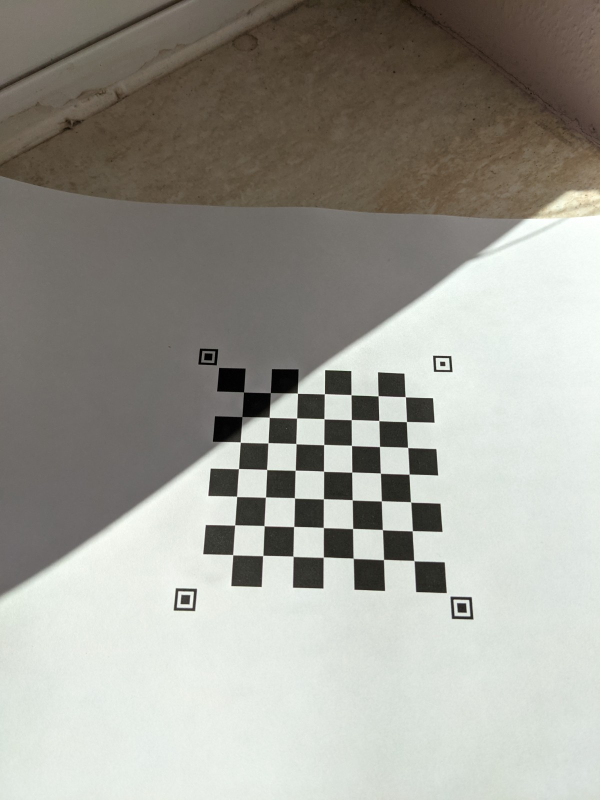
#> input picture tests/test_image_processing/resources/fotos/valid_dark_corner.jpg, 1200 x 1600 px, found by its file name (shown at 1/2 size)
$ python image_processing.py
#> lines starting #> are read from the running program, lines starting #| are printed output that depends on the picture; after the words box and inside, x2 and y2 are one past the last pixel; in counts of white or black regions, pixels touching at a corner belong together
from typing import Optional, Tuple

import cv2
import numpy as np
from functools import partial


def standardize_position(frame: np.ndarray, target_img_w_h: Tuple[int, int] = (500, 500),
                         padding: int = 5, debug: str = '') \
        -> Tuple[Optional[np.ndarray], Optional[np.ndarray], Optional[np.ndarray]]:
    """Transform the input frame in a way that maps the board fields to standard locations

    This tries to detect the positioning markers in the frame. In case the expected pattern of markers is not found,
    returns `None`. If the positioning markers are detected, returns a frame in which the board fields appear in
    the always same location, in the always same orientation.

    Args:
        frame: The input image
        target_img_w_h: A tuple of the width and height of the processed image in pixels
        padding: The number of pixels along the processed image's border that the position markers are padded inwards
        debug: (optional) A string denoting which debug modes should be activated (separated by '+').
            Supported modes are: 'histogram', 'binarization', 'contours' and 'print' (so e.g. 'histogram+contours'
            would also be accepted). Default: ''.

    Returns:
        proc_frame: The transformed image in case of successful position detection or `None` in case of no success.
        source_coords: The alignment coordinates in the original image or `None` in case of no success.
        target_coords: The alignment coordinates in the processed image or `None` in case of no success.
    """
    debug_modes = debug.split('+')

    # Image preprocessing
    # -------------------
    # Convert to grayscale
    proc_frame = cv2.cvtColor(frame, cv2.COLOR_BGR2GRAY)

    # [13 lines of commented-out code are left out]
    proc_frame = cv2.bilateralFilter(proc_frame, 5, 25, 20)

    if debug:
        preproc_frame = proc_frame.copy()  # save for later reference in debugging

    # ---- Binarization (we want an image that only contains full black or white)
    # adaptive binarization thresholding, using pixel neighborhood for threshold calculation
    proc_frame = binarize_adaptive(proc_frame)

    # [5 lines of commented-out code are left out]

    if debug:
        bin_frame = proc_frame.copy()  # save for later reference in debugging

    # ---- Find the position markers
    markers_found = True
    # find contours of black shapes in the preprocessed image
    # first, invert image (findContours() returns contours of white objects on black background)
    proc_frame = 255 - proc_frame
    # find the hierarchy of nested contours
    contours, hierarchy = cv2.findContours(proc_frame, mode=cv2.RETR_TREE, method=cv2.CHAIN_APPROX_SIMPLE)
    # harmonize the output format - in case of no contours, `hierarchy` is `None`. For further processing,
    # we make sure it is an empty list
    if hierarchy is None:
        hierarchy = []
    else:
        # if there are contours found, the hierarchy list is nested in an outside list, that we squeeze away here
        hierarchy = hierarchy[0]

    # analyze the found contours and try to identify the position markers
    # 1. the position markers have exactly 2 child contours on 2 levels with no siblings
    matches_marker_hierarchy = [has_marker_hierarchy(h, hierarchy=hierarchy) for h in hierarchy]
    marker_indices = np.where(matches_marker_hierarchy)[0]
    if len(marker_indices) < 4:
        markers_found = False
        if 'print' in debug_modes:
            print('Too few marker hierarchies found')
        if not debug:
            return None, None, None

    # 2. the marker contours should be approximate quadrilaterals
    approxes = [cv2.approxPolyDP(contours[i], cv2.arcLength(contours[i], True) * 0.05, True) for i in marker_indices]
    corner_nums = np.array(list(map(len, approxes)))
    corner_number_match_indices = np.where(corner_nums == 4)[0]  # just keep the shapes with four vertices
    # apply the four-vertex-mask to the marker indices and the approximate polygons
    marker_indices = marker_indices[corner_number_match_indices]
    approxes = [approxes[i] for i in corner_number_match_indices]
    if len(marker_indices) < 4:
        markers_found = False
        if 'print' in debug_modes:
            print('Number of vertices not satisfied')
        if not debug:
            return None, None, None

    # 3. the shape defined by all position markers has to be convex from any perspective
    marker_centroids = np.array([np.mean(app.squeeze(), axis=0).astype(np.int32) for app in approxes])
    if len(marker_centroids) > 0:
        convex_hull_indices = cv2.convexHull(marker_centroids, clockwise=True, returnPoints=False).reshape((-1))
    else:
        convex_hull_indices = np.array([])

    if len(convex_hull_indices) != len(marker_indices):
        markers_found = False
        if 'print' in debug_modes:
            print('Shape is not convex.')
        if not debug:
            return None, None, None

    if 'print' in debug_modes:
        print(f'{len(marker_indices)} position marker candidates found', flush=True)

    # if the number of found position markers is not right, we can abort
    if len(marker_indices) != 4:
        markers_found = False
        if not debug:
            return None, None, None

    marker_contours = [contours[i] for i in marker_indices]
    other_contours = [contours[i] for i in range(len(contours)) if i not in marker_indices]

    # ---- Transform the frame into standard form
    source_coords, target_coords = None, None
    if markers_found:
        # find the top left marker due to its smaller inner square
        # Note: It would be more stable against extreme perspective distortions to do this step
        # after a first transformation
        # without sorting, for fairer size comparison (close vs. far objects).
        # Maybe implement by rotation after transformation.
        innermost_contours = [contours[hierarchy[hierarchy[i][2]][2]] for i in marker_indices]
        innermost_peris = [cv2.arcLength(c, True) for c in innermost_contours]
        topleft_index = np.argmin(innermost_peris)
        try:
            hull_topleft = np.argwhere(convex_hull_indices == topleft_index).squeeze()

        except:
            pass

        # Note: Instead of the centroids, it should be more stable to use e.g. the outermost vertices of each marker
        # find the centroid of all markers, as a reference for vertex distance measurement
        board_centroid = np.mean(marker_centroids, axis=0)
        outer_vertices = np.array([vertices[np.argmax(distance(vertices, board_centroid))] for vertices in approxes])
        # inner_hull = cv2.convexHull(outer_vertices, clockwise=True, returnPoints=True).squeeze()

        # source_coords = np.array([marker_centroids[convex_hull_indices[i % 4]]
        #                           for i in range(hull_topleft, hull_topleft + 4)]).astype(np.float32)
        # source_coords = inner_hull.astype(np.float32)
        source_coords = np.array([outer_vertices[convex_hull_indices[i % 4]]
                                  for i in range(hull_topleft, hull_topleft + 4)]).astype(np.float32)
        target_coords = get_target_coords(target_img_w_h, padding)
        proc_frame = transform_quadrilateral(frame, source_coords, target_coords)

    # drawing for optional debugging
    draw_frame = frame
    if 'histogram' in debug_modes:
        draw_frame = cv2.cvtColor(preproc_frame, cv2.COLOR_GRAY2BGR)
        proc_frame = draw_histogram(preproc_frame, draw_frame)

    if 'binarization' in debug_modes:
        draw_frame = cv2.cvtColor(bin_frame, cv2.COLOR_GRAY2BGR)
        proc_frame = draw_frame

    if 'contours' in debug_modes:
        # draw the detected contours on the frame for inspection
        proc_frame = cv2.drawContours(draw_frame, other_contours, -1, (0, 255, 0), 2)
        proc_frame = cv2.drawContours(proc_frame, marker_contours, -1, (255, 0, 0), 2)

    return proc_frame, source_coords, target_coords


def weighted_var(xs, weights):
    mean = np.average(xs, weights=weights)
    return np.average((xs - mean) * (xs - mean), weights=weights)


# [19 lines left out: functions binarize_otsu_own, binarize_otsu, not called in this run]


def binarize_adaptive(frame):
    """Adaptive binarization thresholding, using pixel neighborhood for threshold calculation"""
    # min_dim = np.min(frame.shape)
    # block_size = min_dim // 10
    # block_size += block_size % 2 + 1
    block_size = 51
    proc_frame = cv2.adaptiveThreshold(frame, maxValue=255, adaptiveMethod=cv2.ADAPTIVE_THRESH_MEAN_C,
                                       thresholdType=cv2.THRESH_BINARY, blockSize=block_size, C=block_size / 2. - 3)

    return proc_frame


# [40 lines left out: functions draw_histogram, get_contour_child_num, not called in this run]


def has_marker_hierarchy(hierarchy_element, hierarchy, level=0):
    """The requirements are:

    - there should be exactly 2 levels of children
    - each child must not have any siblings
    """
    if level > 2:
        return False

    # this condition only applies to children (level > 0): there must be no siblings
    if level > 0 and hierarchy_element[0] > -1:
        return False

    if hierarchy_element[2] == -1:
        if level == 2:
            return True
        else:
            return False
    else:
        return has_marker_hierarchy(hierarchy[hierarchy_element[2]], hierarchy, level=level + 1)


def distance(points, other):
    diffs = points - other
    return np.sqrt(np.sum(diffs * diffs, axis=-1))


def get_target_coords(target_img_w_h=(500, 500), padding: int = 5):
    w, h = target_img_w_h

    target_coords = np.array([
        [padding, padding],
        [padding, h - padding],
        [w - padding, h - padding],
        [w - padding, padding]
    ], dtype=np.float32)

    return target_coords


def get_board_parameters(target_img_w_h: Tuple[int, int], padding: int) -> Tuple[np.ndarray, int, int]:
    """Compute the offset of the board and single field dimensions

    Args:
        target_img_w_h: A tuple of the width and height of the processed image in pixels
        padding: The number of pixels along the processed image's border that the position markers are padded inwards

    Returns:
        origin: Array of shape (2,) of integer pixel coordinates (x, y) of the upper left board corner in target image
        field_width: The width of a single chess field in pixels
        field_height: The height of a single chess field in pixels
    """
    w, h = target_img_w_h  # the width and height of the processed image

    # our reference distance measurement is the distance between the adjacent corners;
    dist_hori = w - 2 * padding  # the width minus the paddings on left and right borders
    dist_vert = h - 2 * padding  # the height minus the paddings on top and bottom borders
    # in the template this distance is 96 units, so we can calculate the size of one unit in image coordinates
    unit_hori = dist_hori / 96.0
    unit_vert = dist_vert / 96.0

    # the fields have width and height of 10 units
    field_width = 10 * unit_hori
    field_heigth = 10 * unit_vert

    # the distance from the top left marker outer corner to the first field corner is 8 units in both dimensions
    x0 = padding + 8 * unit_hori
    y0 = padding + 8 * unit_vert
    origin = np.array([x0, y0], dtype=int)

    return origin, int(field_width), int(field_heigth)


def transform_quadrilateral(frame: np.ndarray, source_coords: np.ndarray, target_coords: np.ndarray,
                            target_img_w_h=(500, 500)) -> np.ndarray:
    transform_matrix = cv2.getPerspectiveTransform(source_coords, target_coords)
    proc_frame = cv2.warpPerspective(frame, transform_matrix, target_img_w_h)

    return proc_frame


def get_darkest_color(frame):
    flat_frame = frame.reshape((-1, 3))

    luminosities = np.mean(frame, axis=-1)
    darkest_idx = np.argmin(luminosities)

    return flat_frame[darkest_idx]


def get_brightest_color(frame):
    flat_frame = frame.reshape((-1, 3))

    luminosities = np.mean(frame, axis=-1)
    brightest_idx = np.argmax(luminosities)

    return flat_frame[brightest_idx]


def balance_colors(standardized_frame, origin, field_width, field_height):
    """Black-white balance a frame, using the positioning marker colors

    Attempts to use the colors of the position markers to balance the image

    Args:
        standardized_frame:
        origin:
        field_width:
        field_height:

    Returns:
        The color-balanced frame
    """
    right_x = origin[0] + 8 * field_width
    bottom_y = origin[1] + 8 * field_height

    # get black and white reference colors by combining data from all four positioning markers
    # i.e.: black is the median of the darkest color from each corner, white the median of the brightest
    blacks = []
    whites = []

    topleft_area = standardized_frame[:origin[0], :origin[1]]
    blacks.append(get_darkest_color(topleft_area))
    whites.append(get_brightest_color(topleft_area))

    topright_area = standardized_frame[right_x:, :origin[1]]
    blacks.append(get_darkest_color(topright_area))
    whites.append(get_brightest_color(topright_area))

    bottomright_area = standardized_frame[right_x:, bottom_y:]
    blacks.append(get_darkest_color(bottomright_area))
    whites.append(get_brightest_color(bottomright_area))

    bottomleft_area = standardized_frame[:origin[0], bottom_y:]
    blacks.append(get_darkest_color(bottomleft_area))
    whites.append(get_brightest_color(bottomleft_area))

    blacks = np.array(blacks)
    black_color = np.median(blacks, axis=0)

    whites = np.array(whites)
    white_color = np.median(whites, axis=0)

    # [11 lines of commented-out code are left out]
    out_frame = 255 * (standardized_frame.astype(float) - black_color) / (white_color - black_color)
    out_frame = np.clip(out_frame, 0, 255)
    out_frame = out_frame.astype('uint8')

    return out_frame


if __name__ == '__main__':
    """ The following code is meant for debugging purposes """
    test_mode = 'from_file'  # 'from_stream' or 'from_file'

    if test_mode == 'from_file':
        input_img = cv2.imread('tests/test_image_processing/resources/fotos/valid_dark_corner.jpg')
#> input_img is the input picture: shape (1600, 1200, 3); mean B, G, R 148.8, 156.6, 157.8
        stand_img, _, _ = standardize_position(input_img, debug='')
#> in binarize_adaptive, `proc_frame = cv2.adaptiveThreshold(frame, maxValue=255, adaptiveMethod..`:
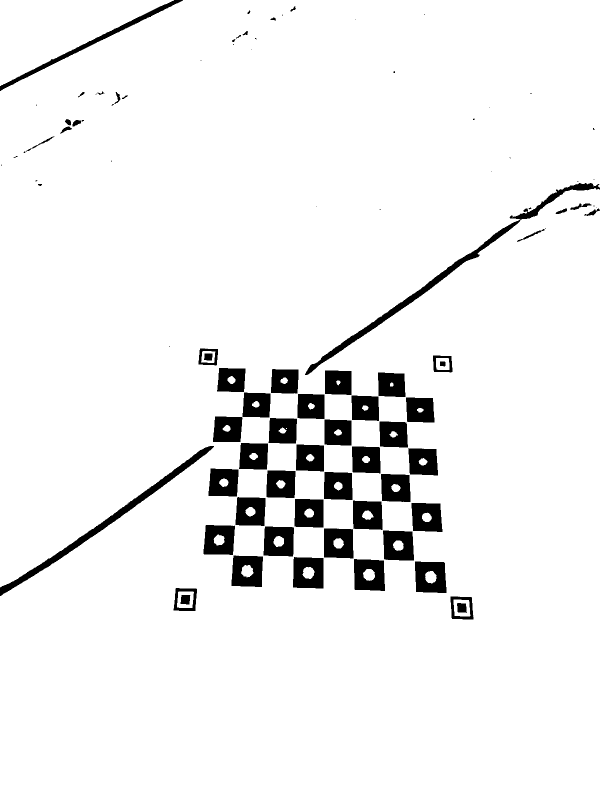
#> proc_frame: shape (1600, 1200) (shown at 1/2 size); 94.1% white; 94 black regions (32 under 20 px), largest, box (x1, y1, x2, y2) and area: (610, 366, 1200, 750) 7853, (0, 892, 428, 1192) 6501, (0, 0, 366, 182) 3507
#> in standardize_position, `proc_frame = 255 - proc_frame`:
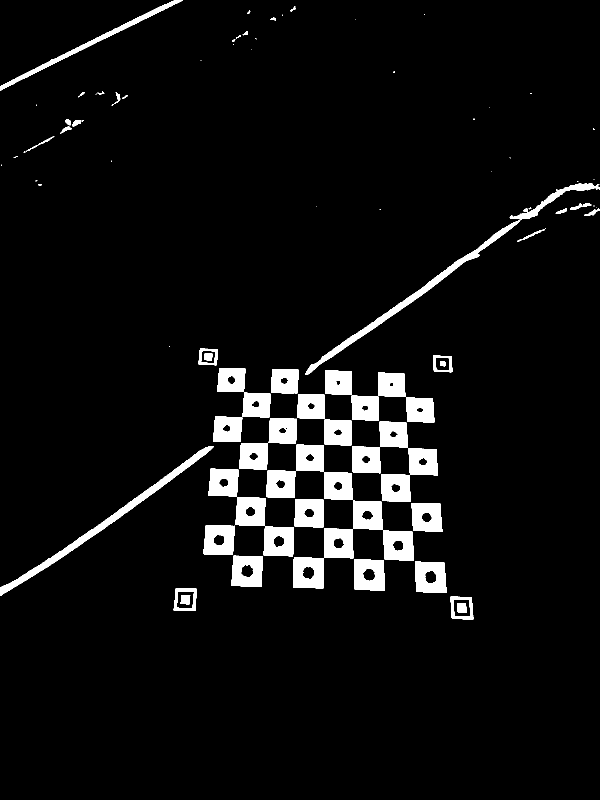
#> proc_frame: shape (1600, 1200) (shown at 1/2 size); 5.9% white; 94 white regions (32 under 20 px)
#> in standardize_position, `contours, hierarchy = cv2.findContours(proc_frame, mode=cv2.RETR_TREE,..`: contours = 134 contours, 40 with area under 20; largest, box (x1, y1, x2, y2) and area: (610, 366, 1200, 750) 7191, (0, 892, 428, 1192) 6058, (830, 1123, 893, 1186) 3563, (708, 1118, 770, 1182) 3560, (586, 1114, 647, 1177) 3544
#> in standardize_position, `matches_marker_hierarchy = [has_marker_hierarchy(h, hierarchy=hierarch..`: matches_marker_hierarchy = 134 items, first 6: True, False, False, True, False, False
#> in standardize_position, `marker_indices = np.where(matches_marker_hierarchy)[0]`: marker_indices = [0, 3, 72, 75]
#> in standardize_position, `approxes = [cv2.approxPolyDP(contours[i], cv2.arcLength(contours[i], T..`: approxes = 4 contours; box (x1, y1, x2, y2) and area: (347, 1176, 394, 1222) 1833, (901, 1193, 947, 1239) 1822, (866, 711, 905, 744) 1133, (397, 697, 436, 731) 1107
#> in standardize_position, `corner_nums = np.array(list(map(len, approxes)))`: corner_nums = [4, 4, 4, 4]
#> in standardize_position, `corner_number_match_indices = np.where(corner_nums == 4)[0]`: corner_number_match_indices = [0, 1, 2, 3]
#> in standardize_position, `marker_centroids = np.array([np.mean(app.squeeze(), axis=0).astype(np...`: marker_centroids = [[923, 1215], [370, 1198], [885, 727], [416, 713]]
#> in standardize_position, `convex_hull_indices = cv2.convexHull(marker_centroids, clockwise=True,..`: convex_hull_indices = [1, 0, 2, 3]
#> in standardize_position, `marker_contours = [contours[i] for i in marker_indices]`: marker_contours = 4 contours; box (x1, y1, x2, y2) and area: (347, 1176, 394, 1222) 1846, (901, 1193, 947, 1239) 1844, (866, 711, 905, 745) 1142, (397, 697, 436, 731) 1122
#> in standardize_position, `other_contours = [contours[i] for i in range(len(contours)) if i not i..`: other_contours = 130 contours, 40 with area under 20; largest, box (x1, y1, x2, y2) and area: (610, 366, 1200, 750) 7191, (0, 892, 428, 1192) 6058, (830, 1123, 893, 1186) 3563, (708, 1118, 770, 1182) 3560, (586, 1114, 647, 1177) 3544
#> in standardize_position, `innermost_contours = [contours[hierarchy[hierarchy[i][2]][2]] for i in..`: innermost_contours = 4 contours; box (x1, y1, x2, y2) and area: (914, 1206, 934, 1226) 296, (361, 1190, 381, 1209) 291, (408, 707, 425, 721) 188, (880, 723, 891, 733) 82
#> in standardize_position, `innermost_peris = [cv2.arcLength(c, True) for c in innermost_contours]`: innermost_peris = [71.31, 70.49, 36.24, 56.24]
#> in standardize_position, `topleft_index = np.argmin(innermost_peris)`: topleft_index = 2
#> in standardize_position, `board_centroid = np.mean(marker_centroids, axis=0)`: board_centroid = [648.5, 963.2]
#> in distance, `diffs = points - other`: diffs = [[252.5, 229.8], [255.5, 273.8], [297.5, 274.8], [294.5, 231.8]]
#> in standardize_position, `outer_vertices = np.array([vertices[np.argmax(distance(vertices, board..`: outer_vertices = [[946, 1238], [347, 1220], [902, 712], [400, 697]]
#> in standardize_position, `source_coords = np.array([outer_vertices[convex_hull_indices[i % 4]] f..`: source_coords = [[902, 712], [400, 697], [347, 1220], [946, 1238]]
#> in transform_quadrilateral, `transform_matrix = cv2.getPerspectiveTransform(source_coords, target_c..`: transform_matrix = [[-0.0446, 1.49, -1016.4], [-1.31, 0.112, 1107.8], [-1.43e-05, 0.000493, 1]]
#> in transform_quadrilateral, `proc_frame = cv2.warpPerspective(frame, transform_matrix, target_img_w..`:
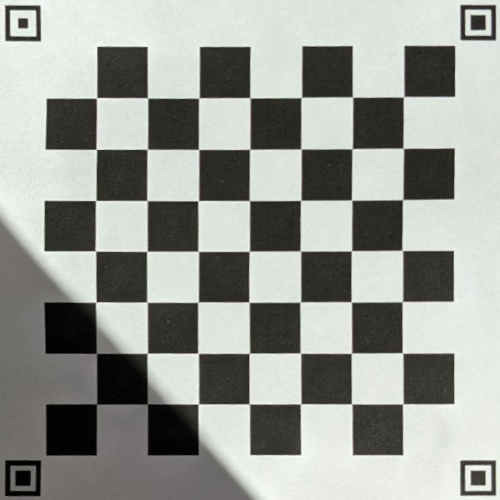
#> proc_frame: shape (500, 500, 3); mean B, G, R 149.1, 154.9, 152.1

        # resize to fixed height
        scale_fac = 800 / input_img.shape[0]
        input_img = cv2.resize(input_img, (int(scale_fac * input_img.shape[1]), int(scale_fac * input_img.shape[0])))
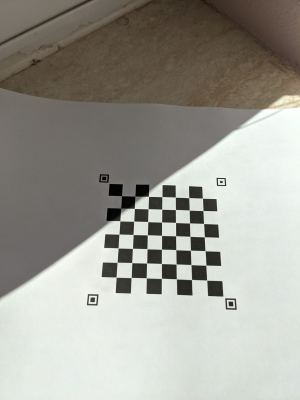
#> input_img: shape (800, 600, 3) (shown at 1/2 size); mean B, G, R 148.9, 156.8, 157.9
        cv2.imshow('Input image', input_img)

        if stand_img is not None:
            origin, field_w, field_h = get_board_parameters((500, 500), 5)
            diag_vec = np.array([field_w, field_h])
            width_vec = np.array([field_w, 0])
            height_vec = np.array([0, field_h])

            stand_img = balance_colors(stand_img, origin, field_w, field_h)
#> in balance_colors, `topleft_area = standardized_frame[:origin[0], :origin[1]]`:
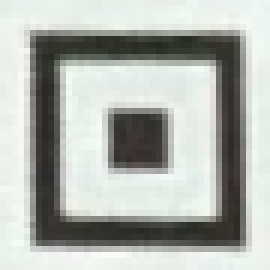
#> topleft_area: shape (45, 45, 3) (shown 6 times larger); mean B, G, R 173.6, 179.7, 175.4
#> in get_darkest_color, `flat_frame = frame.reshape((-1, 3))`: flat_frame = 2025 rows, first 8: [230, 237, 226], [233, 239, 228], [235, 241, 230], [237, 243, 232], [236, 242, 232], [235, 240, 231], [236, 241, 232], [236, 243, 233]
#> in get_darkest_color, `darkest_idx = np.argmin(luminosities)`: darkest_idx = 341
#> in get_brightest_color, `brightest_idx = np.argmax(luminosities)`: brightest_idx = 1907
#> in balance_colors, `topright_area = standardized_frame[right_x:, :origin[1]]`:
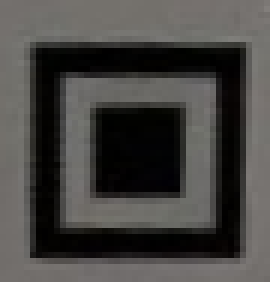
#> topright_area: shape (47, 45, 3) (shown 6 times larger); mean B, G, R 66.6, 69, 70.6
#> in get_darkest_color (call 2), `flat_frame = frame.reshape((-1, 3))`: flat_frame = 2115 rows, first 8: [109, 112, 116], [109, 112, 116], [108, 111, 115], [108, 111, 115], [107, 110, 114], [107, 110, 114], [107, 110, 114], [107, 110, 114]
#> in balance_colors, `bottomright_area = standardized_frame[right_x:, bottom_y:]`:
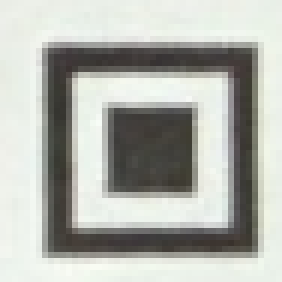
#> bottomright_area: shape (47, 47, 3) (shown 6 times larger); mean B, G, R 173.3, 179.9, 177.7
#> in get_darkest_color (call 3), `flat_frame = frame.reshape((-1, 3))`: flat_frame = 2209 rows, first 8: [230, 237, 234], [230, 237, 234], [231, 238, 235], [232, 239, 236], [233, 240, 237], [233, 240, 237], [233, 240, 237], [232, 239, 236]
#> (the rest of the program and of its run is left out)
